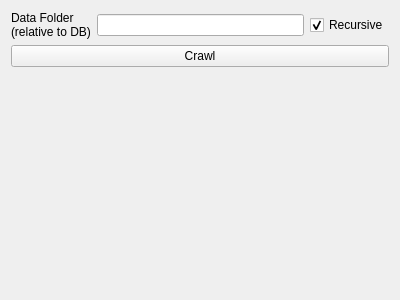
<?xml version="1.0" encoding="UTF-8"?>
<ui version="4.0">
 <class>Crawler</class>
 <widget class="QWidget" name="Crawler">
  <property name="geometry">
   <rect>
    <x>0</x>
    <y>0</y>
    <width>400</width>
    <height>300</height>
   </rect>
  </property>
  <property name="windowTitle">
   <string>Form</string>
  </property>
  <layout class="QVBoxLayout" name="verticalLayout">
   <item>
    <layout class="QHBoxLayout" name="horizontalLayout">
     <item>
      <widget class="QLabel" name="label">
       <property name="sizePolicy">
        <sizepolicy hsizetype="Fixed" vsizetype="Preferred">
         <horstretch>0</horstretch>
         <verstretch>0</verstretch>
        </sizepolicy>
       </property>
       <property name="minimumSize">
        <size>
         <width>80</width>
         <height>0</height>
        </size>
       </property>
       <property name="maximumSize">
        <size>
         <width>80</width>
         <height>16777215</height>
        </size>
       </property>
       <property name="text">
        <string>Data Folder (relative to DB)</string>
       </property>
       <property name="wordWrap">
        <bool>true</bool>
       </property>
      </widget>
     </item>
     <item>
      <widget class="QLineEdit" name="path"/>
     </item>
     <item>
      <widget class="QCheckBox" name="recursive">
       <property name="text">
        <string>Recursive</string>
       </property>
       <property name="checked">
        <bool>true</bool>
       </property>
      </widget>
     </item>
    </layout>
   </item>
   <item>
    <widget class="QPushButton" name="bcrawl">
     <property name="text">
      <string>Crawl</string>
     </property>
    </widget>
   </item>
   <item>
    <spacer name="verticalSpacer">
     <property name="orientation">
      <enum>Qt::Vertical</enum>
     </property>
     <property name="sizeHint" stdset="0">
      <size>
       <width>20</width>
       <height>40</height>
      </size>
     </property>
    </spacer>
   </item>
  </layout>
 </widget>
 <resources/>
 <connections/>
</ui>
